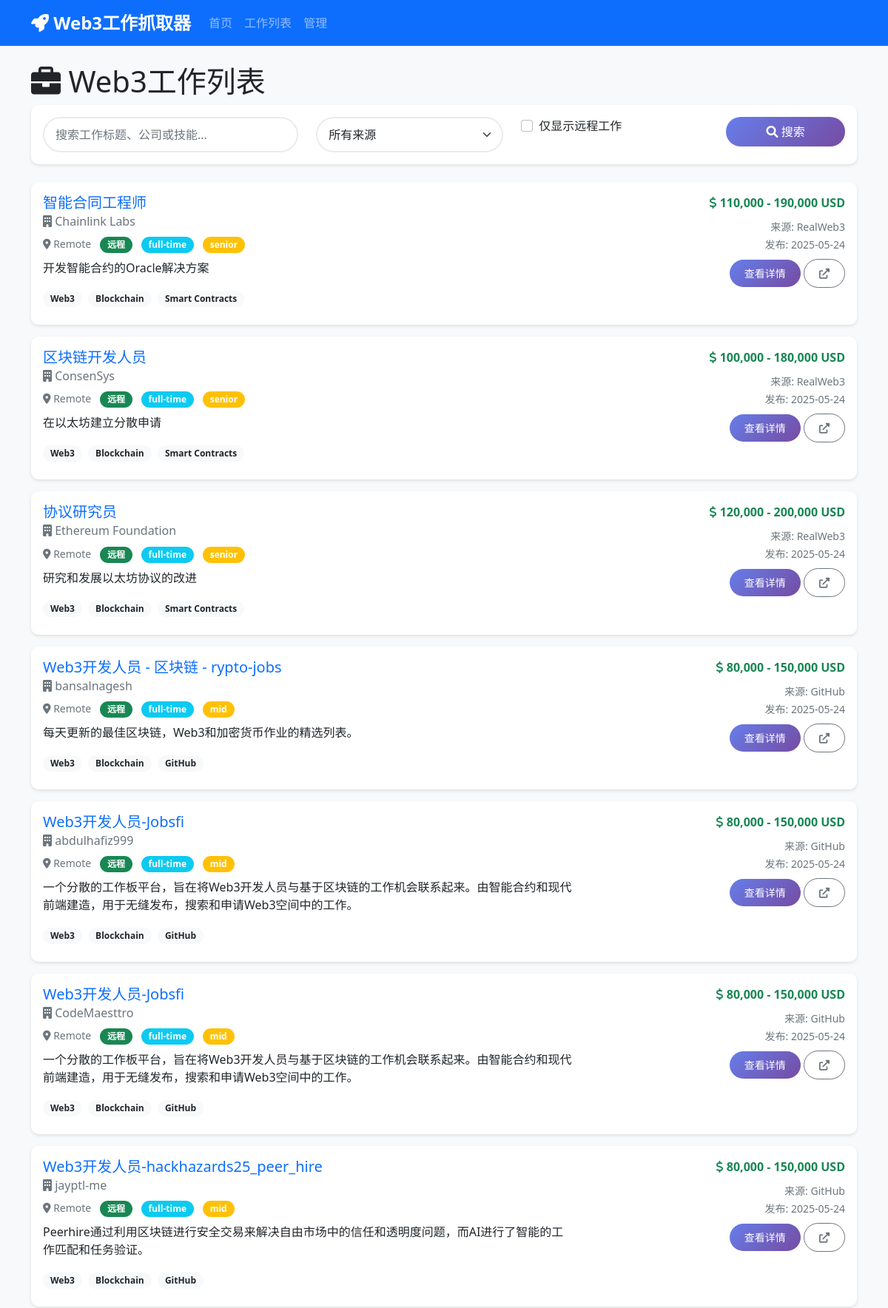
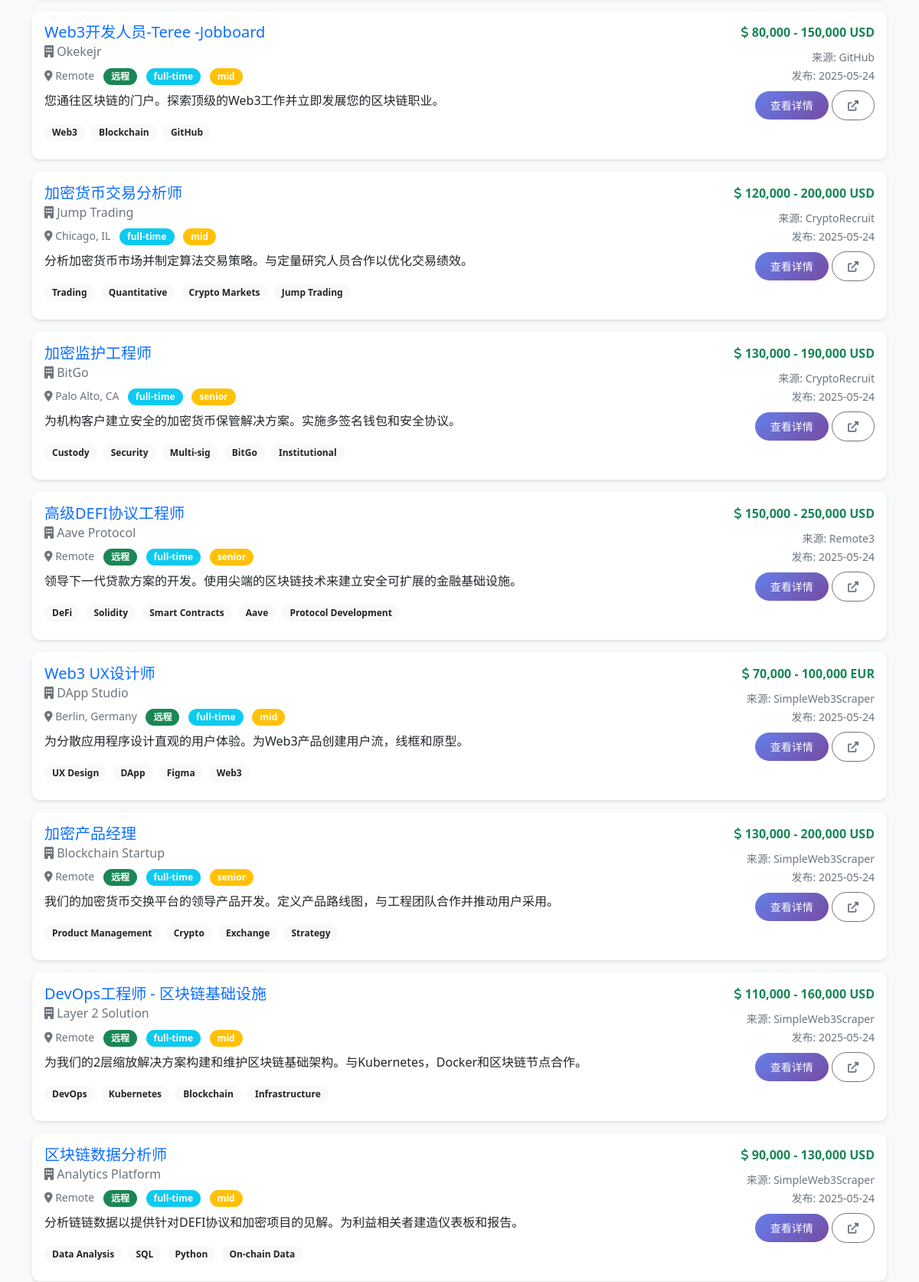
Page /jobs (upper part) on the committed database (2 pictures, top to bottom).
### app/models/job.py (models this page shows, shortened)
class Job(Base):
    __tablename__ = "jobs"
    id = Column(Integer, primary_key=True, index=True)
    title = Column(String(255), nullable=False)
    title_zh = Column(String(255))  # 中文标题
    company = Column(String(255), nullable=False)
    location = Column(String(255))
    remote = Column(Boolean, default=False)
    salary_min = Column(Float)
    salary_max = Column(Float)
    currency = Column(String(10), default="USD")
    description = Column(Text)
    description_zh = Column(Text)  # 中文描述
    requirements = Column(Text)
    requirements_zh = Column(Text)  # 中文要求
    url = Column(String(500), unique=True, nullable=False)
    source_website = Column(String(100), nullable=False)
    job_type = Column(String(50))  # full-time, part-time, contract
    experience_level = Column(String(50))  # junior, mid, senior
    tags = Column(String(500))  # 技能标签，逗号分隔
    posted_date = Column(DateTime)
    scraped_date = Column(DateTime, default=func.now())
    is_active = Column(Boolean, default=True)
    is_translated = Column(Boolean, default=False)

### app/main.py (the view)
@app.get("/jobs", response_class=HTMLResponse)
async def jobs_page(
    request: Request,
    page: int = 1,
    search: Optional[str] = None,
    remote_only: bool = False,
    source: Optional[str] = None,
    db: Session = Depends(get_db)
):
    job_service = JobService(db)
    query = db.query(Job).filter(Job.is_active == True)
    if search:
        query = query.filter(
            Job.title.contains(search) |
            Job.title_zh.contains(search) |
            Job.company.contains(search) |
            Job.tags.contains(search)
        )
    if remote_only:
        query = query.filter(Job.remote == True)
    if source:
        query = query.filter(Job.source_website == source)
    per_page = 20
    offset = (page - 1) * per_page
    jobs = query.order_by(Job.scraped_date.desc()).offset(offset).limit(per_page).all()
    total_jobs = query.count()
    total_pages = (total_jobs + per_page - 1) // per_page
    return templates.TemplateResponse("jobs.html", {
        "request": request,
        "jobs": jobs,
        "current_page": page,
        "total_pages": total_pages,
        "search": search,
        "remote_only": remote_only,
        "source": source
    })

### app/templates/jobs.html (shortened to what this page needs)
{% extends "base.html" %}
{% block content %}
<div class="row">
    <div class="col-12">
        <h1><i class="fas fa-briefcase"></i> Web3工作列表</h1>
        <div class="card mb-4">
            <div class="card-body">
                <form method="get" action="/jobs">
                    <div class="row">
                        <div class="col-md-4">
                            <input type="text" class="form-control" name="search"
                                   placeholder="搜索工作标题、公司或技能..."
                                   value="{{ search if search else '' }}">
                        </div>
                        <div class="col-md-3">
                            <select class="form-select" name="source">
                                <option value="">所有来源</option>
                            </select>
                        </div>
                        <div class="col-md-3">
                            <div class="form-check">
                                <input class="form-check-input" type="checkbox" name="remote_only"
                                       {% if remote_only %}checked{% endif %}>
                                <label class="form-check-label">
                                    仅显示远程工作
                                </label>
                            </div>
                        </div>
                        <div class="col-md-2">
                            <button type="submit" class="btn btn-primary w-100">
                                <i class="fas fa-search"></i> 搜索
                            </button>
                        </div>
                    </div>
                </form>
            </div>
        </div>
        {% if jobs %}
        <div class="row">
            {% for job in jobs %}
            <div class="col-12 mb-3">
                <div class="card">
                    <div class="card-body">
                        <div class="row">
                            <div class="col-md-8">
                                <h5 class="card-title">
                                    <a href="/job/{{ job.id }}" class="text-decoration-none">
                                        {{ job.title_zh if job.title_zh else job.title }}
                                    </a>
                                </h5>
                                <h6 class="card-subtitle mb-2 text-muted">
                                    <i class="fas fa-building"></i> {{ job.company }}
                                </h6>
                                <div class="mb-2">
                                    <small class="text-muted">
                                        <i class="fas fa-map-marker-alt"></i> {{ job.location }}
                                        {% if job.remote %}
                                        <span class="badge bg-success ms-2">远程</span>
                                        {% endif %}
                                        {% if job.job_type %}
                                        <span class="badge bg-info ms-2">{{ job.job_type }}</span>
                                        {% endif %}
                                        {% if job.experience_level %}
                                        <span class="badge bg-warning ms-2">{{ job.experience_level }}</span>
                                        {% endif %}
                                    </small>
                                </div>
                                {% if job.description_zh or job.description %}
                                <p class="card-text">
                                    {{ (job.description_zh if job.description_zh else job.description)[:200] }}
                                </p>
                                {% endif %}
                                {% if job.tags %}
                                <div class="mb-2">
                                    {% for tag in job.tags.split(',')[:5] %}
                                    <span class="badge bg-light text-dark me-1">{{ tag.strip() }}</span>
                                    {% endfor %}
                                </div>
                                {% endif %}
                            </div>
                            <div class="col-md-4 text-end">
                                {% if job.salary_min or job.salary_max %}
                                <div class="mb-2">
                                    <strong class="text-success">
                                        <i class="fas fa-dollar-sign"></i>
                                        {% if job.salary_min and job.salary_max %}
                                        {{ "{:,.0f}".format(job.salary_min) }} - {{ "{:,.0f}".format(job.salary_max) }}
                                        {% elif job.salary_min %}
                                        {{ "{:,.0f}".format(job.salary_min) }}+
                                        {% elif job.salary_max %}
                                        最高 {{ "{:,.0f}".format(job.salary_max) }}
                                        {% endif %}
                                        {{ job.currency }}
                                    </strong>
                                </div>
                                {% endif %}
                                <div class="mb-2">
                                    <small class="text-muted">
                                        来源: {{ job.source_website }}<br>
                                        发布: {{ job.scraped_date.strftime('%Y-%m-%d') }}
                                    </small>
                                </div>
                                <div>
                                    <a href="/job/{{ job.id }}" class="btn btn-primary btn-sm">查看详情</a>
                                    <a href="{{ job.url }}" target="_blank" class="btn btn-outline-secondary btn-sm">
                                        <i class="fas fa-external-link-alt"></i>
                                    </a>
                                </div>
                            </div>
                        </div>
                    </div>
                </div>
            </div>
            {% endfor %}
        </div>
        {% else %}
        <div class="alert alert-info">
            <i class="fas fa-info-circle"></i> 没有找到符合条件的工作，请尝试调整搜索条件。
        </div>
        {% endif %}
    </div>
</div>
{% endblock %}

### app/static/css/style.css (style rules this page uses)
:root { --primary-color: #667eea; --secondary-color: #764ba2; --success-color: #4CAF50; --info-color: #2196F3; --warning-color: #FF9800; --danger-color: #f44336; }
body { font-family: 'Segoe UI', Tahoma, Geneva, Verdana, sans-serif; background-color: #f8f9fa; }
.card { border: none; border-radius: 10px; box-shadow: 0 2px 4px rgba(0, 0, 0, 0.1); transition: transform 0.2s ease-in-out, box-shadow 0.2s ease-in-out; }
.btn { border-radius: 25px; padding: 8px 20px; font-weight: 500; transition: all 0.3s ease; }
.btn-primary { background: linear-gradient(135deg, var(--primary-color), var(--secondary-color)); border: none; }
.badge { border-radius: 15px; padding: 5px 10px; font-size: 0.75rem; }
.card { animation: fadeIn 0.5s ease-out; }
.form-control, .form-select { border-radius: 25px; border: 2px solid #e9ecef; padding: 10px 15px; transition: border-color 0.3s ease; }

### rows in the picture
Job: title_zh "智能合同工程师", company "Chainlink Labs", location "Remote", remote "远程", job_type "full-time", experience_level "senior", description_zh "开发智能合约的Oracle解决方案", strip "Web3" "Blockchain" "Smart Contracts", salary_min "110,000", salary_max "190,000", currency "USD", source_website "RealWeb3", scraped_date "2025-05-24"
Job: title_zh "区块链开发人员", company "ConsenSys", location "Remote", remote "远程", job_type "full-time", experience_level "senior", description_zh "在以太坊建立分散申请", strip "Web3" "Blockchain" "Smart Contracts", salary_min "100,000", salary_max "180,000", currency "USD", source_website "RealWeb3", scraped_date "2025-05-24"
Job: title_zh "协议研究员", company "Ethereum Foundation", location "Remote", remote "远程", job_type "full-time", experience_level "senior", description_zh "研究和发展以太坊协议的改进", strip "Web3" "Blockchain" "Smart Contracts", salary_min "120,000", salary_max "200,000", currency "USD", source_website "RealWeb3", scraped_date "2025-05-24"
Job: title_zh "Web3开发人员 - 区块链 - rypto-jobs", company "bansalnagesh", location "Remote", remote "远程", job_type "full-time", experience_level "mid", description_zh "每天更新的最佳区块链，Web3和加密货币作业的精选列表。", strip "Web3" "Blockchain" "GitHub", salary_min "80,000", salary_max "150,000", currency "USD", source_website "GitHub", scraped_date "2025-05-24"
Job: title_zh "Web3开发人员-Jobsfi", company "abdulhafiz999", location "Remote", remote "远程", job_type "full-time", experience_level "mid", description_zh "一个分散的工作板平台，旨在将Web3开发人员与基于区块链的工作机会联系起来。由智能合约和现代前端建造，用于无缝发布，搜索和申请Web3空间中的工作。", strip "Web3" "Blockchain" "GitHub", salary_min "80,000", salary_max "150,000", currency "USD", source_website "GitHub", scraped_date "2025-05-24"
Job: title_zh "Web3开发人员-Jobsfi", company "CodeMaesttro", location "Remote", remote "远程", job_type "full-time", experience_level "mid", description_zh "一个分散的工作板平台，旨在将Web3开发人员与基于区块链的工作机会联系起来。由智能合约和现代前端建造，用于无缝发布，搜索和申请Web3空间中的工作。", strip "Web3" "Blockchain" "GitHub", salary_min "80,000", salary_max "150,000", currency "USD", source_website "GitHub", scraped_date "2025-05-24"
Job: title_zh "Web3开发人员-hackhazards25_peer_hire", company "jayptl-me", location "Remote", remote "远程", job_type "full-time", experience_level "mid", description_zh "Peerhire通过利用区块链进行安全交易来解决自由市场中的信任和透明度问题，而AI进行了智能的工作匹配和任务验证。", strip "Web3" "Blockchain" "GitHub", salary_min "80,000", salary_max "150,000", currency "USD", source_website "GitHub", scraped_date "2025-05-24"
Job: title_zh "Web3开发人员-Teree -Jobboard", company "Okekejr", location "Remote", remote "远程", job_type "full-time", experience_level "mid", description_zh "您通往区块链的门户。探索顶级的Web3工作并立即发展您的区块链职业。", strip "Web3" "Blockchain" "GitHub", salary_min "80,000", salary_max "150,000", currency "USD", source_website "GitHub", scraped_date "2025-05-24"
Job: title_zh "加密货币交易分析师", company "Jump Trading", location "Chicago, IL", job_type "full-time", experience_level "mid", description_zh "分析加密货币市场并制定算法交易策略。与定量研究人员合作以优化交易绩效。", strip "Trading" "Quantitative" "Crypto Markets" "Jump Trading", salary_min "120,000", salary_max "200,000", currency "USD", source_website "CryptoRecruit", scraped_date "2025-05-24"
Job: title_zh "加密监护工程师", company "BitGo", location "Palo Alto, CA", job_type "full-time", experience_level "senior", description_zh "为机构客户建立安全的加密货币保管解决方案。实施多签名钱包和安全协议。", strip "Custody" "Security" "Multi-sig" "BitGo" "Institutional", salary_min "130,000", salary_max "190,000", currency "USD", source_website "CryptoRecruit", scraped_date "2025-05-24"
Job: title_zh "高级DEFI协议工程师", company "Aave Protocol", location "Remote", remote "远程", job_type "full-time", experience_level "senior", description_zh "领导下一代贷款方案的开发。使用尖端的区块链技术来建立安全可扩展的金融基础设施。", strip "DeFi" "Solidity" "Smart Contracts" "Aave" "Protocol Development", salary_min "150,000", salary_max "250,000", currency "USD", source_website "Remote3", scraped_date "2025-05-24"
Job: title_zh "Web3 UX设计师", company "DApp Studio", location "Berlin, Germany", remote "远程", job_type "full-time", experience_level "mid", description_zh "为分散应用程序设计直观的用户体验。为Web3产品创建用户流，线框和原型。", strip "UX Design" "DApp" "Figma" "Web3", salary_min "70,000", salary_max "100,000", currency "EUR", source_website "SimpleWeb3Scraper", scraped_date "2025-05-24"
Job: title_zh "加密产品经理", company "Blockchain Startup", location "Remote", remote "远程", job_type "full-time", experience_level "senior", description_zh "我们的加密货币交换平台的领导产品开发。定义产品路线图，与工程团队合作并推动用户采用。", strip "Product Management" "Crypto" "Exchange" "Strategy", salary_min "130,000", salary_max "200,000", currency "USD", source_website "SimpleWeb3Scraper", scraped_date "2025-05-24"
Job: title_zh "DevOps工程师 - 区块链基础设施", company "Layer 2 Solution", location "Remote", remote "远程", job_type "full-time", experience_level "mid", description_zh "为我们的2层缩放解决方案构建和维护区块链基础架构。与Kubernetes，Docker和区块链节点合作。", strip "DevOps" "Kubernetes" "Blockchain" "Infrastructure", salary_min "110,000", salary_max "160,000", currency "USD", source_website "SimpleWeb3Scraper", scraped_date "2025-05-24"
Job: title_zh "区块链数据分析师", company "Analytics Platform", location "Remote", remote "远程", job_type "full-time", experience_level "mid", description_zh "分析链链数据以提供针对DEFI协议和加密项目的见解。为利益相关者建造仪表板和报告。", strip "Data Analysis" "SQL" "Python" "On-chain Data", salary_min "90,000", salary_max "130,000", currency "USD", source_website "SimpleWeb3Scraper", scraped_date "2025-05-24"
